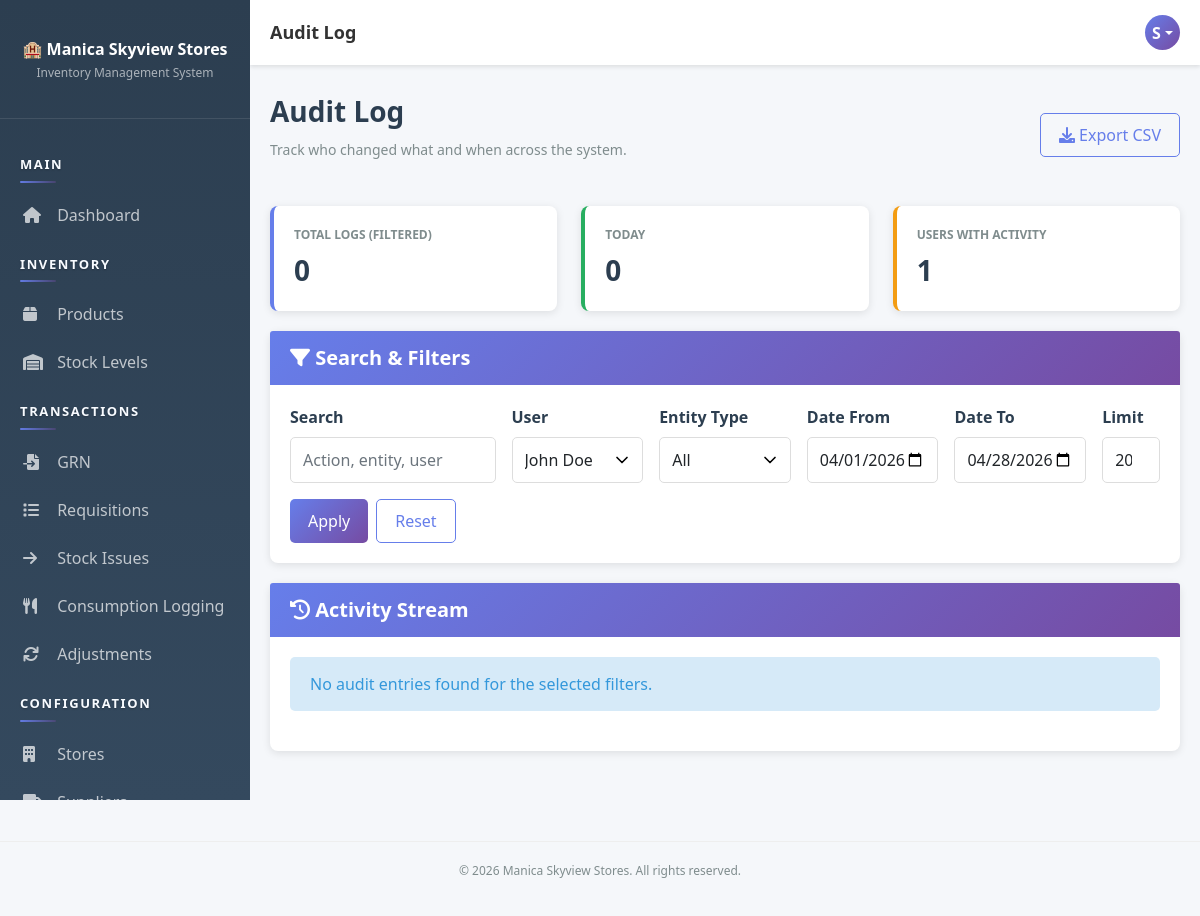
/pages/audit/index.php?user_id=6 (signed in), run on an earlier commit of the app's database.
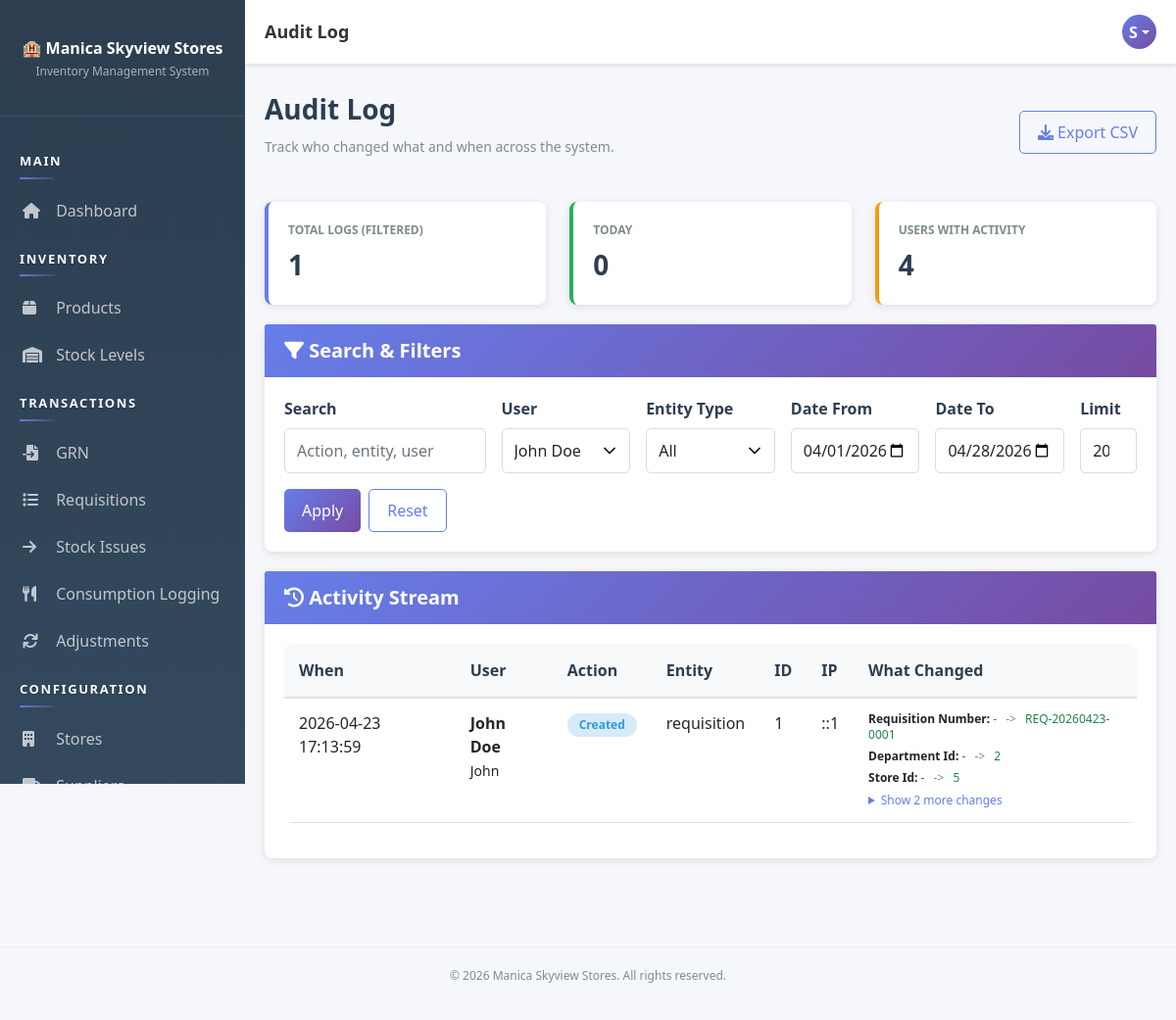
And on a later commit of the database.
### tables this page shows
CREATE TABLE `audit_log` (
  `log_id` int(11) NOT NULL AUTO_INCREMENT,
  `user_id` int(11) NOT NULL,
  `action` varchar(100) NOT NULL,
  `entity_type` varchar(50) DEFAULT NULL,
  `entity_id` int(11) DEFAULT NULL,
  `old_value` text DEFAULT NULL,
  `new_value` text DEFAULT NULL,
  `ip_address` varchar(45) DEFAULT NULL,
  `action_date` timestamp NOT NULL DEFAULT current_timestamp(),
  PRIMARY KEY (`log_id`),
  KEY `idx_action_date` (`action_date`),
  KEY `idx_user_action` (`user_id`,`action_date`),
  CONSTRAINT `audit_log_ibfk_1` FOREIGN KEY (`user_id`) REFERENCES `users` (`user_id`)
);

CREATE TABLE `users` (
  `user_id` int(11) NOT NULL AUTO_INCREMENT,
  `username` varchar(50) NOT NULL,
  `email` varchar(100) NOT NULL,
  `password` varchar(255) NOT NULL,
  `full_name` varchar(100) NOT NULL,
  `role_id` int(11) NOT NULL,
  `status` enum('active','inactive') DEFAULT 'active',
  `created_at` timestamp NOT NULL DEFAULT current_timestamp(),
  `updated_at` timestamp NOT NULL DEFAULT current_timestamp() ON UPDATE current_timestamp(),
  PRIMARY KEY (`user_id`),
  UNIQUE KEY `username` (`username`),
  UNIQUE KEY `email` (`email`),
  KEY `role_id` (`role_id`),
  CONSTRAINT `users_ibfk_1` FOREIGN KEY (`role_id`) REFERENCES `roles` (`role_id`)
);

### app/bootstrap.php (called while the page is built, shortened)
<?php
function autoload($class) {
    $paths = [
        __DIR__ . '/helpers/' . $class . '.php',
        __DIR__ . '/models/' . $class . '.php',
        __DIR__ . '/controllers/' . $class . '.php'
    ];
    foreach ($paths as $path) {
        if (file_exists($path)) {
            return;
        }
    }
}

### app/helpers/Database.php (called while the page is built, shortened)
<?php
class Database {
    private static $instance = null;
    private $connection = null;
    private function __construct() {
        try {
            $this->connection = new mysqli(DB_HOST, DB_USER, DB_PASS, DB_NAME);
            $this->connection->set_charset('utf8mb4');
        } catch (Exception $e) {
            die('Error: ' . $e->getMessage());
        }
    }
    public static function getInstance() {
        if (self::$instance === null) {
            self::$instance = new Database();
        }
        return self::$instance;
    }
    public function getConnection() {
        return $this->connection;
    }
}

### app/controllers/Controller.php (called while the page is built, shortened)
<?php
class Controller {
    protected $db;
    public function __construct() {
        $this->db = Database::getInstance()->getConnection();
        $this->loadCurrentUser();
    }
    protected function loadCurrentUser() {
        if (isset($_SESSION['user_id'])) {
            $sql = "SELECT u.*, r.role_name FROM users u
                    JOIN roles r ON u.role_id = r.role_id
                    WHERE u.user_id = ?";
            $stmt = $this->db->prepare($sql);
            $stmt->bind_param('i', $_SESSION['user_id']);
            $stmt->execute();
            $this->currentUser = $stmt->get_result()->fetch_assoc();
        }
    }
}

### app/controllers/AuditController.php (called while the page is built, shortened)
<?php
class AuditController extends Controller {
    public function getLogs($filters = [], $limit = 200) {
        $sql = "SELECT a.*, u.full_name, u.username
                FROM audit_log a
                JOIN users u ON a.user_id = u.user_id
                WHERE 1 = 1";
        $types = '';
        $params = [];
        if (!empty($filters['user_id']) && ctype_digit((string)$filters['user_id'])) {
            $sql .= " AND a.user_id = ?";
            $types .= 'i';
            $params[] = (int)$filters['user_id'];
        }
        if (!empty($filters['date_from'])) {
            $sql .= " AND DATE(a.action_date) >= ?";
            $types .= 's';
            $params[] = $filters['date_from'];
        }
        if (!empty($filters['date_to'])) {
            $sql .= " AND DATE(a.action_date) <= ?";
            $types .= 's';
            $params[] = $filters['date_to'];
        }
        $sql .= " ORDER BY a.action_date DESC LIMIT ?";
        $types .= 'i';
        $params[] = (int)$limit;
        $stmt = $this->db->prepare($sql);
        $stmt->bind_param($types, ...$params);
        $stmt->execute();
        return $stmt->get_result()->fetch_all(MYSQLI_ASSOC);
    }
    public function getSummary($filters = []) {
        $summary = [
            'total' => 0,
            'today' => 0,
            'users' => 0
        ];
        $baseSql = "FROM audit_log a WHERE 1 = 1";
        $types = '';
        $params = [];
        if (!empty($filters['user_id']) && ctype_digit((string)$filters['user_id'])) {
            $baseSql .= " AND a.user_id = ?";
            $types .= 'i';
            $params[] = (int)$filters['user_id'];
        }
        if (!empty($filters['date_from'])) {
            $baseSql .= " AND DATE(a.action_date) >= ?";
            $types .= 's';
            $params[] = $filters['date_from'];
        }
        if (!empty($filters['date_to'])) {
            $baseSql .= " AND DATE(a.action_date) <= ?";
            $types .= 's';
            $params[] = $filters['date_to'];
        }
        $stmt = $this->db->prepare("SELECT COUNT(*) AS c " . $baseSql);
        if ($types !== '') {
            $stmt->bind_param($types, ...$params);
        }
        $stmt->execute();
        $summary['total'] = (int)$stmt->get_result()->fetch_assoc()['c'];
        $todaySql = "SELECT COUNT(*) AS c FROM audit_log WHERE DATE(action_date) = CURDATE()";
        $summary['today'] = (int)$this->db->query($todaySql)->fetch_assoc()['c'];
        $usersSql = "SELECT COUNT(DISTINCT user_id) AS c FROM audit_log";
        $summary['users'] = (int)$this->db->query($usersSql)->fetch_assoc()['c'];
        return $summary;
    }
}

### pages/audit/index.php (the view, shortened to what the changed rows need)
<?php
require_once __DIR__ . '/../../app/bootstrap.php';
$controller = new AuditController();
$filters = [
    'q' => $_GET['q'] ?? '',
    'user_id' => $_GET['user_id'] ?? '',
    'entity_type' => $_GET['entity_type'] ?? '',
    'date_from' => $_GET['date_from'] ?? date('Y-m-01'),
    'date_to' => $_GET['date_to'] ?? date('Y-m-d')
];
$limit = isset($_GET['limit']) && ctype_digit((string)$_GET['limit']) ? (int)$_GET['limit'] : 200;
$limit = max(50, min(1000, $limit));
$logs = $controller->getLogs($filters, $limit);
$summary = $controller->getSummary($filters);
function auditFieldLabel($field) {
    $map = [
        'dept_name' => 'Department Name',
        'dept_code' => 'Department Code',
        'head_user_id' => 'Department Head',
        'store_name' => 'Store Name',
        'store_code' => 'Store Code',
        'responsible_user_id' => 'Responsible User',
        'category_name' => 'Category Name',
        'product_name' => 'Product Name',
        'product_code' => 'Product Code',
        'supplier_name' => 'Supplier Name',
        'contact_person' => 'Contact Person',
        'payment_terms' => 'Payment Terms',
        'reorder_level' => 'Reorder Level',
        'reorder_quantity' => 'Reorder Quantity',
        'unit_of_measure' => 'Unit',
        'status' => 'Status',
        'email' => 'Email',
        'phone' => 'Phone',
        'address' => 'Address',
        'city' => 'City',
        'postal_code' => 'Postal Code',
        'location' => 'Location',
        'description' => 'Description'
    ];
    if (isset($map[$field])) {
        return $map[$field];
    }
    return ucwords(str_replace('_', ' ', $field));
}
function auditActionLabel($action) {
    $key = strtolower(trim((string)$action));
    $map = [
        'create' => 'Created',
        'update' => 'Updated',
        'delete' => 'Deleted',
        'status change' => 'Status Changed',
        'approve' => 'Approved',
        'reject' => 'Rejected',
        'verify' => 'Verified',
        'issue' => 'Issued'
    ];
    return $map[$key] ?? ucwords($key);
}
function auditDecodeJsonObject($value) {
    $raw = trim((string)$value);
    if ($raw === '' || $raw === 'null') {
        return null;
    }
    $decoded = json_decode($raw, true);
    if (json_last_error() === JSON_ERROR_NONE && is_array($decoded)) {
        return $decoded;
    }
    return null;
}
function auditToFlatString($value) {
    if ($value === null) {
        return '-';
    }
    $text = trim((string)$value);
    return $text === '' ? '-' : $text;
}
function auditBuildChanges($log) {
    $oldObj = auditDecodeJsonObject($log['old_value'] ?? '');
    $newObj = auditDecodeJsonObject($log['new_value'] ?? '');
    $oldObj = is_array($oldObj) ? $oldObj : [];
    $newObj = is_array($newObj) ? $newObj : [];
    $keys = array_unique(array_merge(array_keys($oldObj), array_keys($newObj)));
    $changes = [];
    foreach ($keys as $key) {
        $oldVal = array_key_exists($key, $oldObj) ? $oldObj[$key] : null;
        $newVal = array_key_exists($key, $newObj) ? $newObj[$key] : null;
        if ($oldVal == $newVal) {
            continue;
        }
        $changes[] = [
            'field' => auditFieldLabel((string)$key),
            'old' => auditToFlatString($oldVal),
            'new' => auditToFlatString($newVal)
        ];
    }
    return $changes;
}
include __DIR__ . '/../../app/views/layout-header.php';
?>
<div class="page-header d-flex justify-content-between align-items-center">
    <div>
        <h1>Audit Log</h1>
    </div>
</div>
<div class="row">
    <div class="col-md-4"><div class="stat-card"><div class="stat-label">Total Logs (Filtered)</div><div class="stat-value"><?php echo (int)$summary['total']; ?></div></div></div>
    <div class="col-md-4"><div class="stat-card warning"><div class="stat-label">Users With Activity</div><div class="stat-value"><?php echo (int)$summary['users']; ?></div></div></div>
</div>
<div class="card">
    <div class="card-body">
        <?php if (!empty($logs)): ?>
            <div class="table-responsive">
                <table class="table table-sm">
                    <thead>
                        <tr>
                            <th>When</th>
                            <th>User</th>
                            <th>Action</th>
                            <th>Entity</th>
                            <th>ID</th>
                            <th>IP</th>
                            <th>What Changed</th>
                        </tr>
                    </thead>
                    <tbody>
                        <?php foreach ($logs as $log): ?>
                            <?php $changes = auditBuildChanges($log); ?>
                            <tr>
                                <td><?php echo htmlspecialchars($log['action_date']); ?></td>
                                <td><strong><?php echo htmlspecialchars($log['full_name']); ?></strong><br><small><?php echo htmlspecialchars($log['username']); ?></small></td>
                                <td><span class="badge badge-info"><?php echo htmlspecialchars(auditActionLabel($log['action'])); ?></span></td>
                                <td><?php echo htmlspecialchars($log['entity_type'] ?? '-'); ?></td>
                                <td><?php echo htmlspecialchars((string)($log['entity_id'] ?? '-')); ?></td>
                                <td><?php echo htmlspecialchars($log['ip_address'] ?? '-'); ?></td>
                                <td>
                                    <?php if (!empty($changes)): ?>
                                        <div style="display:flex;flex-direction:column;gap:6px;">
                                            <?php foreach (array_slice($changes, 0, 3) as $change): ?>
                                                <div style="font-size:12px;line-height:1.35;">
                                                    <strong><?php echo htmlspecialchars($change['field']); ?>:</strong>
                                                    <span style="color:#c0392b;"><?php echo htmlspecialchars($change['old']); ?></span>
                                                    <span style="padding:0 6px;color:#7f8c8d;">-></span>
                                                    <span style="color:#1e8449;"><?php echo htmlspecialchars($change['new']); ?></span>
                                                </div>
                                            <?php endforeach; ?>
                                            <?php if (count($changes) > 3): ?>
                                                <details>
                                                    <summary style="cursor:pointer;font-size:12px;color:#667eea;">Show <?php echo count($changes) - 3; ?> more changes</summary>
                                                </details>
                                            <?php endif; ?>
                                        </div>
                                    <?php endif; ?>
                                </td>
                            </tr>
                        <?php endforeach; ?>
                    </tbody>
                </table>
            </div>
        <?php else: ?>
            <div class="alert alert-info">No audit entries found for the selected filters.</div>
        <?php endif; ?>
    </div>
</div>
<?php include __DIR__ . '/../../app/views/layout-footer.php'; ?>

What changed in the data, as far as the page shows it:
added audit_log: action_date "2026-04-23 17:13:59", user.full_name "John Doe", user.username "John", action "Created", entity_type "requisition", entity "1", ip_address "::1", field "Requisition Number", old "-", new "REQ-20260423-0001", field "Department Id", new "2", field "Store Id", new "5", count($changes) - 3 "2"
Also different on the page:
$summary['total']: "0" → "1"
$summary['users']: "1" → "4"
text no longer shown: "No audit entries found for the selected filters."
text now shown: "When User Action Entity ID IP What Changed"
